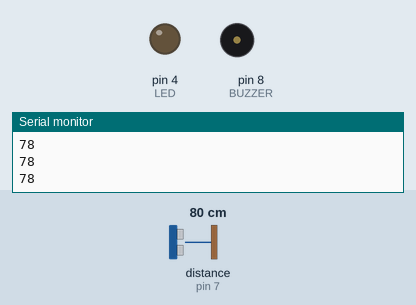
Simulated run of this sketch. Board: Arduino Uno, built with avr-gcc and run on an emulated ATmega328P. Parts: output pins drawn as LEDs (lit = HIGH), buzzer (waves = sounding), the last lines printed to the serial monitor. Wiring (inferred from the names in the program): ultrasonic range finder: trigger pin 7; echo pin 7. The inputs (shaded band) are chosen by the test bench; at power-on: distance to the obstacle (sensor on pin 7) 80 cm. The echo pulse lasts 58.3 µs per cm.

Above: at 1.2 s.
1.3 s: distance to the obstacle (sensor on pin 7) set to 54 cm
2.8 s: distance to the obstacle (sensor on pin 7) set to 47 cm
At 3.6 s:
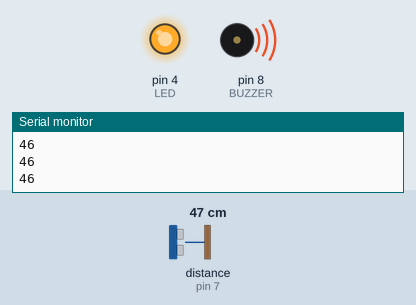
4.3 s: distance to the obstacle (sensor on pin 7) set to 60 cm
At 5.5 s:
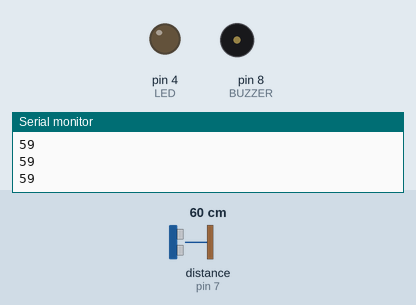
5.8 s: distance to the obstacle (sensor on pin 7) set to 2 cm
At 6.5 s:
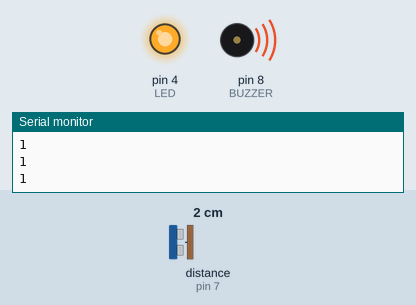
Timing chart, 0 to 8.3 s (numbered marks = the images above; inputs shaded):
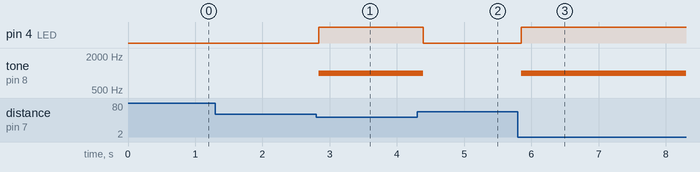

The sketch:

smart_parking_sensor.ino
```cpp
#define SENSOR 7
#define LED 4
#define BUZZER 8

void setup() {
  pinMode(SENSOR, OUTPUT);
  pinMode(LED, OUTPUT);
  pinMode(BUZZER, OUTPUT);
  Serial.begin(9600);
}

void loop() {
  pinMode(SENSOR, OUTPUT);
  digitalWrite(SENSOR, LOW);
  delayMicroseconds(2);
  digitalWrite(SENSOR, HIGH);
  delayMicroseconds(5);
  digitalWrite(SENSOR, LOW);

  pinMode(SENSOR, INPUT);
  long duration = pulseIn(SENSOR, HIGH);
  int distance = duration * 0.034 / 2;

  Serial.println(distance);

  if (distance < 50) {
    digitalWrite(LED, HIGH);
    tone(BUZZER, 1000);
  } else {
    digitalWrite(LED, LOW);
    noTone(BUZZER);
  }

  delay(100);
}
```

Measured:
- the behaviour switches between 51 and 50 cm on distance to the obstacle (sensor on pin 7) (found by bisection; images 0 and 1)
- after the input at 2.8 s, pin 4 (LED): LOW → HIGH at once; tone on pin 8 (BUZZER): silent → 1000 Hz at once
- after the input at 4.3 s, pin 4 (LED): HIGH → LOW after 0.09 s; tone on pin 8 (BUZZER): 1000 Hz → silent after 0.09 s
- after the input at 5.8 s, pin 4 (LED): LOW → HIGH after 0.05 s; tone on pin 8 (BUZZER): silent → 1000 Hz after 0.05 s
